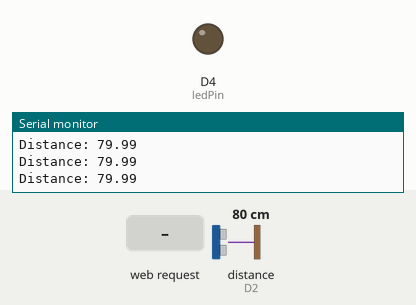
Simulated run of this sketch. Board: ESP8266 (NodeMCU). Parts: output pins drawn as LEDs (lit = HIGH), the last lines printed to the serial monitor. Wiring (inferred from the names in the program): ultrasonic range finder: trigger D1; echo D2. The test bench sets the inputs (shaded band); at power-on: distance to the obstacle (sensor on D2) 80 cm. The echo pulse lasts 58.3 µs per cm; WiFi joins after 1.5 s; servers stay silent unless stated; pins used as bus, display or sensor lines are not drawn.

Above: at 2.7 s.
2.8 s: HTTP request GET /LED=ON received
At 3.2 s:
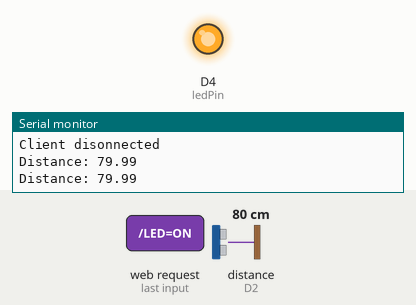
Timing chart, 0 to 5.8 s (numbered marks = the images above; inputs shaded):
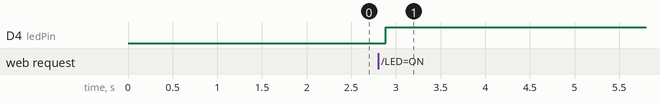

The sketch:

bottle_firmware.ino
```cpp
#include <ESP8266WiFi.h>


#define TRIG_PIN   D1 // The ESP8266 pin D1 connected to Ultrasonic Sensor's TRIG pin
#define ECHO_PIN   D2 // The ESP8266 pin D2 connected to Ultrasonic Sensor's ECHO pin
#define BUZZER_PIN D7 // The ESP8266 pin D7 connected to Piezo Buzzer's pin
#define DISTANCE_THRESHOLD 50 // centimeters
float duration_us, distance_cm;
float duration, distance;

const char* ssid = "Vansa"; //wifi ssid / wifi name
const char* password = "mewmewmew"; //wifi password
int ledPin = LED_BUILTIN; // GPIO13
WiFiServer server(80);
void setup() {
 Serial.begin(115200);
 pinMode(TRIG_PIN, OUTPUT);   // Configure the ESP8266 pin to the output mode
  pinMode(ECHO_PIN, INPUT);
 delay(10);
 pinMode(ledPin, OUTPUT);
 digitalWrite(ledPin, LOW);
 // Connect to WiFi network
 Serial.println();
 Serial.println();
 Serial.print("Connecting to ");
 Serial.println(ssid);
 WiFi.begin(ssid, password);
 while (WiFi.status() != WL_CONNECTED) {
   delay(500);
   Serial.print(".");
 }
 Serial.println("");
 Serial.println("WiFi connected");
 // Start the server
 server.begin();
 Serial.println("Server started");
 // Print the IP address
 Serial.print("Use this URL to connect: ");
 Serial.print("http://");
 Serial.print(WiFi.localIP());
 Serial.println("/");
}

void loop() {
  digitalWrite(TRIG_PIN, LOW);
  delayMicroseconds(2);
  digitalWrite(TRIG_PIN, HIGH);
  delayMicroseconds(10);
  digitalWrite(TRIG_PIN, LOW);

  duration = pulseIn(ECHO_PIN, HIGH);
  distance = (duration*.0343)/2;
  Serial.print("Distance: ");
  Serial.println(distance);
  delay(100);


 // Check if a client has connected
 WiFiClient client = server.available();
 if (!client) {
   return;
 }
 // Wait until the client sends some data
 Serial.println("new client");
 if(!client.available()){
   delay(1);
 } else{

 // Read the first line of the request
 String request = client.readStringUntil('\r');
 Serial.println(request);
 client.flush();
 // Match the request
 int value = LOW;
 if (request.indexOf("/LED=ON") != -1)  {
   digitalWrite(ledPin, HIGH);
   value = HIGH;
 }

// Set ledPin according to the request
//digitalWrite(ledPin, value);
 // Return the response
 client.println("HTTP/1.1 200 OK");
 client.println("Content-Type: text/html");
 client.println(""); //  do not forget this one
 client.println(distance);

 delay(100);
 Serial.println("Client disonnected");
 Serial.println("");
 }
} 
```

Measured:
- after the input at 2.8 s, D4 (ledPin): LOW → HIGH after 0.08 s
